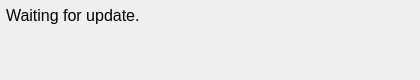
<?xml version="1.0" encoding="UTF-8"?>
<!--
 Copyright 2010-2013, Google Inc.
 All rights reserved.

 Redistribution and use in source and binary forms, with or without
 modification, are permitted provided that the following conditions are
 met:

     * Redistributions of source code must retain the above copyright
 notice, this list of conditions and the following disclaimer.
     * Redistributions in binary form must reproduce the above
 copyright notice, this list of conditions and the following disclaimer
 in the documentation and/or other materials provided with the
 distribution.
     * Neither the name of Google Inc. nor the names of its
 contributors may be used to endorse or promote products derived from
 this software without specific prior written permission.

 THIS SOFTWARE IS PROVIDED BY THE COPYRIGHT HOLDERS AND CONTRIBUTORS
 "AS IS" AND ANY EXPRESS OR IMPLIED WARRANTIES, INCLUDING, BUT NOT
 LIMITED TO, THE IMPLIED WARRANTIES OF MERCHANTABILITY AND FITNESS FOR
 A PARTICULAR PURPOSE ARE DISCLAIMED. IN NO EVENT SHALL THE COPYRIGHT
 OWNER OR CONTRIBUTORS BE LIABLE FOR ANY DIRECT, INDIRECT, INCIDENTAL,
 SPECIAL, EXEMPLARY, OR CONSEQUENTIAL DAMAGES (INCLUDING, BUT NOT
 LIMITED TO, PROCUREMENT OF SUBSTITUTE GOODS OR SERVICES; LOSS OF USE,
 DATA, OR PROFITS; OR BUSINESS INTERRUPTION) HOWEVER CAUSED AND ON ANY
 THEORY OF LIABILITY, WHETHER IN CONTRACT, STRICT LIABILITY, OR TORT
 (INCLUDING NEGLIGENCE OR OTHERWISE) ARISING IN ANY WAY OUT OF THE USE
 OF THIS SOFTWARE, EVEN IF ADVISED OF THE POSSIBILITY OF SUCH DAMAGE.
-->
<ui version="4.0">
 <class>UpdateDialog</class>
 <widget class="QDialog" name="UpdateDialog">
  <property name="geometry">
   <rect>
    <x>0</x>
    <y>0</y>
    <width>420</width>
    <height>80</height>
   </rect>
  </property>
  <property name="minimumSize">
   <size>
    <width>420</width>
    <height>80</height>
   </size>
  </property>
  <property name="maximumSize">
   <size>
    <width>420</width>
    <height>80</height>
   </size>
  </property>
  <property name="windowTitle">
   <string>Mozc Update Dialog</string>
  </property>
  <layout class="QGridLayout" name="gridLayout_2">
   <property name="margin">
    <number>6</number>
   </property>
   <item row="0" column="1" colspan="3">
    <widget class="QLabel" name="message_label">
     <property name="font">
      <font>
       <pointsize>12</pointsize>
      </font>
     </property>
     <property name="text">
      <string>Waiting for update.</string>
     </property>
     <property name="alignment">
      <set>Qt::AlignLeading|Qt::AlignLeft|Qt::AlignTop</set>
     </property>
    </widget>
   </item>
  </layout>
 </widget>
 <resources/>
 <connections/>
</ui>
